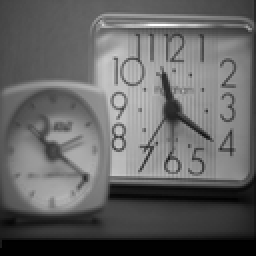
%> input picture 06 practice-myself_codes_notes/03 SCI_CODE_PAPER_FUSION/01 code/00 methods/01_grey_version1/19_NSCT+PCNN(自己PCNN）/clock1.tif, 128 x 128 px, shrunk from 512 x 512 before the run (shown 2 times larger)
$ octave readfile.m   (GNU Octave 9; MATLAB toolbox functions it lacks are replaced by stand-ins)
%> lines starting %> are read from the running program, lines starting %| are printed output that depends on the picture; in (x1, y1, x2, y2) boxes, pixels count from 0 and x2, y2 are one past the last pixel; in counts of white or black regions, pixels touching at a corner belong together; the program's own positions count from 1
### 06 practice-myself_codes_notes/03 SCI_CODE_PAPER_FUSION/01 code/00 methods/01_grey_version1/02_LLF_IOI_2017/localExtrema.m
 function [D, M] = localExtrema(I, k)
%> called with k = 3

 dim = ndims(I);
%> dim = 3
 channel = size(I, 3);
%> channel = 3

 if (~isa(I, 'double'))
     I = double(I)/255;
 end

 if (~exist('Y'))
     %% convert the I into luminance if necessary
     if (channel == 3)
         yiq = rgb2ntsc(I);
%> yiq: size 128x128x3 double; mean of channels 1, 2, 3 100.3, 0, 0
         Y = yiq(:, :, 1);
     else
         Y = I;
     end
 end

 if (~exist('k'))
     k = 3;
 end


 %disp('    Identi?cation of local minima and local maxima of I');
 Sminima = double(ordfilt2(Y, k, true(k)) >= Y);
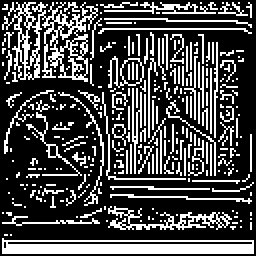
%> Sminima: size 128x128 double (shown 2 times larger); values 0 (black) and 1 (white), 28.7% white in thin lines or dots
 Smaxima = double(ordfilt2(Y, k*k-k+1, true(k)) <= Y);
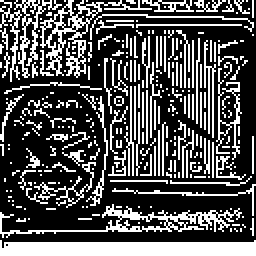
%> Smaxima: size 128x128 double (shown 2 times larger); values 0 (black) and 1 (white), 31.8% white in thin lines or dots

 %disp('    Interpolation of the local minima and maxima to compute minimal and maximal extremal envelopes respectively');
 Icolor(:, :, 1) = Y;
 for i=1:channel
     Icolor(:, :, i+1) = I(:, :, i);
 end
%> Icolor: size 128x128x4 double; mean of channels 1, 2, 3, 3 100.3, 100.3, 100.3, 100.3

 Eminima = getColorExact(Sminima, Icolor);
 Emaxima = getColorExact(Smaxima, Icolor);

 %disp('    Computation of the smoothed mean M as the average of the extremal envelopes');
 M = (Eminima(:,:,2:(channel+1)) + Emaxima(:,:,2:(channel+1)))/2;
%  figure,imshow (uint8(M));
 D = I - M;
%  figure,imshow(uint8(D));

 function nI=getColorExact(colorIm,ntscIm)
 [n, m, d] = size(ntscIm);
%> n = 128; m = 128; d = 4
 imgSize=n*m;
%> imgSize = 16384


 nI(:,:,1)=ntscIm(:,:,1);

 indsM=reshape([1:imgSize],n,m);
 lblInds=find(colorIm);
%> lblInds = 4702 values from 133 to 16255

 wd=1;

 len=0;
 consts_len=0;
 col_inds=zeros(imgSize*(2*wd+1)^2,1);
 row_inds=zeros(imgSize*(2*wd+1)^2,1);
 vals=zeros(imgSize*(2*wd+1)^2,1);
 gvals=zeros(1,(2*wd+1)^2);


 for j=1:m
    for i=1:n
       consts_len=consts_len+1;

       if (~colorIm(i,j))
         tlen=0;
         for ii=max(1,i-wd):min(i+wd,n)
            for jj=max(1,j-wd):min(j+wd,m)

               if (ii~=i)|(jj~=j)
                  len=len+1; tlen=tlen+1;
                  row_inds(len)= consts_len;
                  col_inds(len)=indsM(ii,jj);
                  gvals(tlen)=ntscIm(ii,jj,1);
               end
            end
         end
         t_val=ntscIm(i,j,1);
         gvals(tlen+1)=t_val;
         c_var=mean((gvals(1:tlen+1)-mean(gvals(1:tlen+1))).^2);
         csig=c_var*0.6;
         mgv=min((gvals(1:tlen)-t_val).^2);
         if (csig<(-mgv/log(0.01)))
 	   csig=-mgv/log(0.01);
 	end
 	if (csig<0.000002)
 	   csig=0.000002;
         end

         gvals(1:tlen)=exp(-(gvals(1:tlen)-t_val).^2/csig);
         gvals(1:tlen)=gvals(1:tlen)/sum(gvals(1:tlen));
         vals(len-tlen+1:len)=-gvals(1:tlen);
       end


       len=len+1;
       row_inds(len)= consts_len;
       col_inds(len)=indsM(i,j);
       vals(len)=1;

    end
 end
%> after the loop, c_var = 0; consts_len = 16384; csig = 2e-06; gvals = [0.333 0.333 0.333 1 0.2 1 0.00346 0.00777 11]; len = 108308; mgv = 0; t_val = 1; tlen = 3


 vals=vals(1:len);
 col_inds=col_inds(1:len);
 row_inds=row_inds(1:len);


 A=sparse(row_inds,col_inds,vals,consts_len,imgSize);
 b=zeros(size(A,1),1);


 for t=2:d
     curIm=ntscIm(:,:,t);
     b(lblInds)=curIm(lblInds);
     new_vals=A\b;
     nI(:,:,t)=reshape(new_vals,n,m,1);
 end
%> nI: size 128x128x4 double; mean of channels 1, 2, 3, 3 100.3, 97.7, 97.7, 97.7

### 06 practice-myself_codes_notes/03 SCI_CODE_PAPER_FUSION/01 code/00 methods/01_grey_version1/17_@LES+directive contrast/les_fusion.m
%
 % [M, Sminima, Smaxima, Eminima, Emaxima, D] = localExtrema(I, k)
 %
 % Local Extrema filter
 %
 % I: the input image data
 % Y: the reference/cross/joint data, default to luminance(I)
 % k: the width of neighborhood for idenfication of local minima/maxima
 %    default to 3
 %
 % M: smoothed image (base)
 % Sminima: local minima extrema
 % Smaxima: local maxima extrema
 % Eminima: extermal envelope of minima extrema
 % Emaxima: extremal envelopes of maxima extrema
 %
 % author: Shuen-Huei (Drake) Guan
 %
 % % % %

% % % % % % % % % % % % %
function [y]= les_fusion(input1, input2 )
% x1=imresize(input1,[256,256]);
% x2=imresize(input2,[256,256]);
x1=input1;
x2=input2;
% % % % % % % % % % % % %
I = x1;
[D11, C11] = localExtrema(I,3);
%> after the loop in getColorExact (call 2), `for t=2:d`: nI: size 128x128x4 double; mean of channels 1, 2, 3, 3 100.3, 106.6, 106.6, 106.6
%> in localExtrema, `M = (Eminima(:,:,2:(channel+1)) + Emaxima(:,:,2:(channel+1)))/2;`: M: size 128x128x3 double; mean of channels 1, 2, 3 102.2, 102.2, 102.2
%> in localExtrema, `D = I - M;`: D: size 128x128x3 double; mean of channels 1, 2, 3 -1.9, -1.9, -1.9
[D12, C12] = localExtrema(I,5);
%> call 2 of localExtrema, with k = 5
%> in localExtrema (call 2), `Sminima = double(ordfilt2(Y, k, true(k)) >= Y);`:
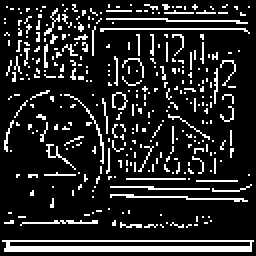
%> Sminima: size 128x128 double (shown 2 times larger); values 0 (black) and 1 (white), 14.9% white in thin lines or dots
%> in localExtrema (call 2), `Smaxima = double(ordfilt2(Y, k*k-k+1, true(k)) <= Y);`:
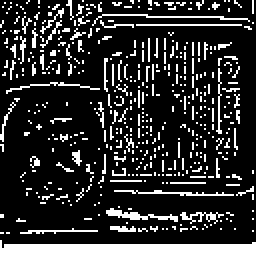
%> Smaxima: size 128x128 double (shown 2 times larger); values 0 (black) and 1 (white), 18.4% white; 458 white regions (441 under 20 px), largest, box (x1, y1, x2, y2) and area: (0, 120, 128, 128) 770, (53, 104, 89, 111) 91, (46, 7, 125, 13) 83
%> after the loop in getColorExact (call 3), `for t=2:d`: nI: size 128x128x4 double; mean of channels 1, 2, 3, 3 100.3, 93.3, 93.3, 93.3
[D13, C13] = localExtrema(I,7);
% % detailed and corase image at different scale3,5,7

% % % % % % % % % % % % %
I = x2;
[D21, C21] = localExtrema(I,3);
[D22, C22] = localExtrema(I,5);
[D23, C23] = localExtrema(I,7);

% % detailed and corase image at different scale3,5,7
% % % % % % fused coarse images

CM= (C11+C21 + C21+C22 + C13+C23)/6;
w11 = D11./CM;
w12 = D12./CM;
w13 = D13./CM;
w21 = D21./CM;
w22= D22./CM;
w23 = D23./CM;
% % % % % % %
if w11 > w21
    D1 = D11;
elseif w11 == w21
    D1 = 0.5*(D11+D21);
else
    D1 = D21;
end
% % % % % % % % % %

% % % % % % %
if w12 > w22
    D2 = D21;
elseif w12 == w22
    D2 = 0.5*(D21+D22);
else
    D2 = D22;
end
% % % % % % % % % %

% % % % % % %
if w13 > w23
    D3 = D13;
elseif w13 == w23
    D3 = 0.5*(D13+D23);
else
    D3 = D23;
end
% % % % % % % % % %
DM = (D1 +D2 +D3)/3;
F = CM + DM;
% % % % % % % % % %
% [SSIM,RMSE,MI,PSNR,SF] =quality(x1,x2,F);
% [GI,P,C,QE]=measures(x1, x2, F);
% G = [GI(:,:,1)+GI(:,:,2)+GI(:,:,3)]/3;
y = F;
end


### 06 practice-myself_codes_notes/03 SCI_CODE_PAPER_FUSION/01 code/00 methods/01_grey_version1/17_@LES+directive contrast/readfile.m
% folder = 'D:\杜娇博一下学期\neurocomputing期刊回信\数据集\MRI-CT-010-Fatal stroke';
tr='C:\E-DATA-GROUNP\github\02-research\06 practice-myself_codes_notes\02 digital image processing code\04 down_code_from_paper\Jiao Du_web_code\The data for medical image\哈佛医学实验数据集\MRI-SPECT-010-Subacute Stroke';
tr1='\MRI-00';
tr11 ='\MRI-0';
tr111='.jpg';
tr2='\SPECT-00';
tr22= '\SPECT-0';
tr3='\F';
sum_SSIM = 0;
sum_RMSE = 0;
sum_MI = 0;
sum_PSNR = 0;
sum_SF = 0;
sum_G = 0;
sum_P = 0;
sum_C = 0;
sum_QE = 0;
% [21 lines of commented-out code are left out]
     dir1 = ['.\imagesouces\clock1.tif'];
    dir2 = ['.\imagesouces\clock1.tif'];
    img1 =double(imread(dir1));
    img2= double(imread(dir2));
        figure
    imshow(uint8(img2),[])
    figure
    imshow(uint8(img1),[])
%> (the run ends here)
